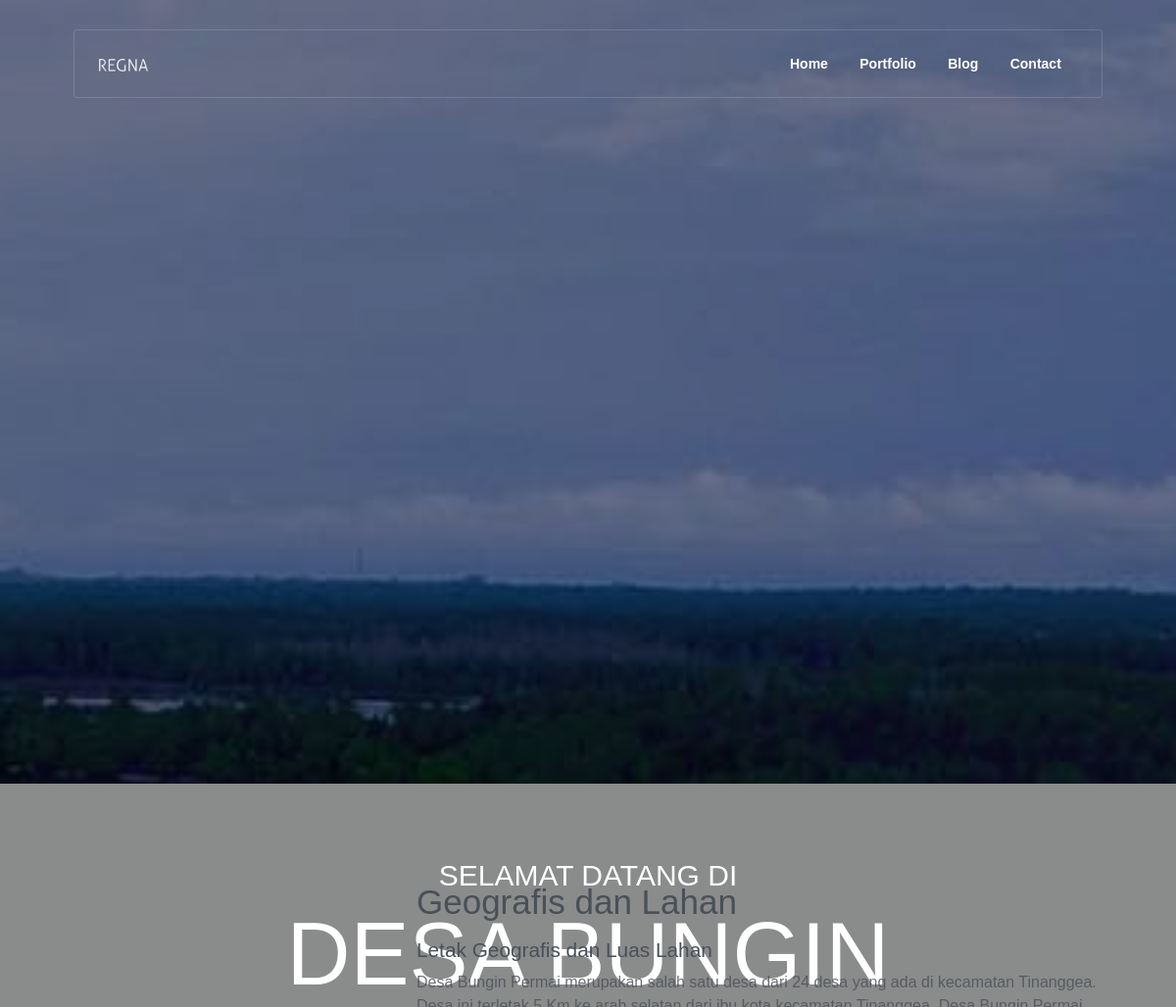
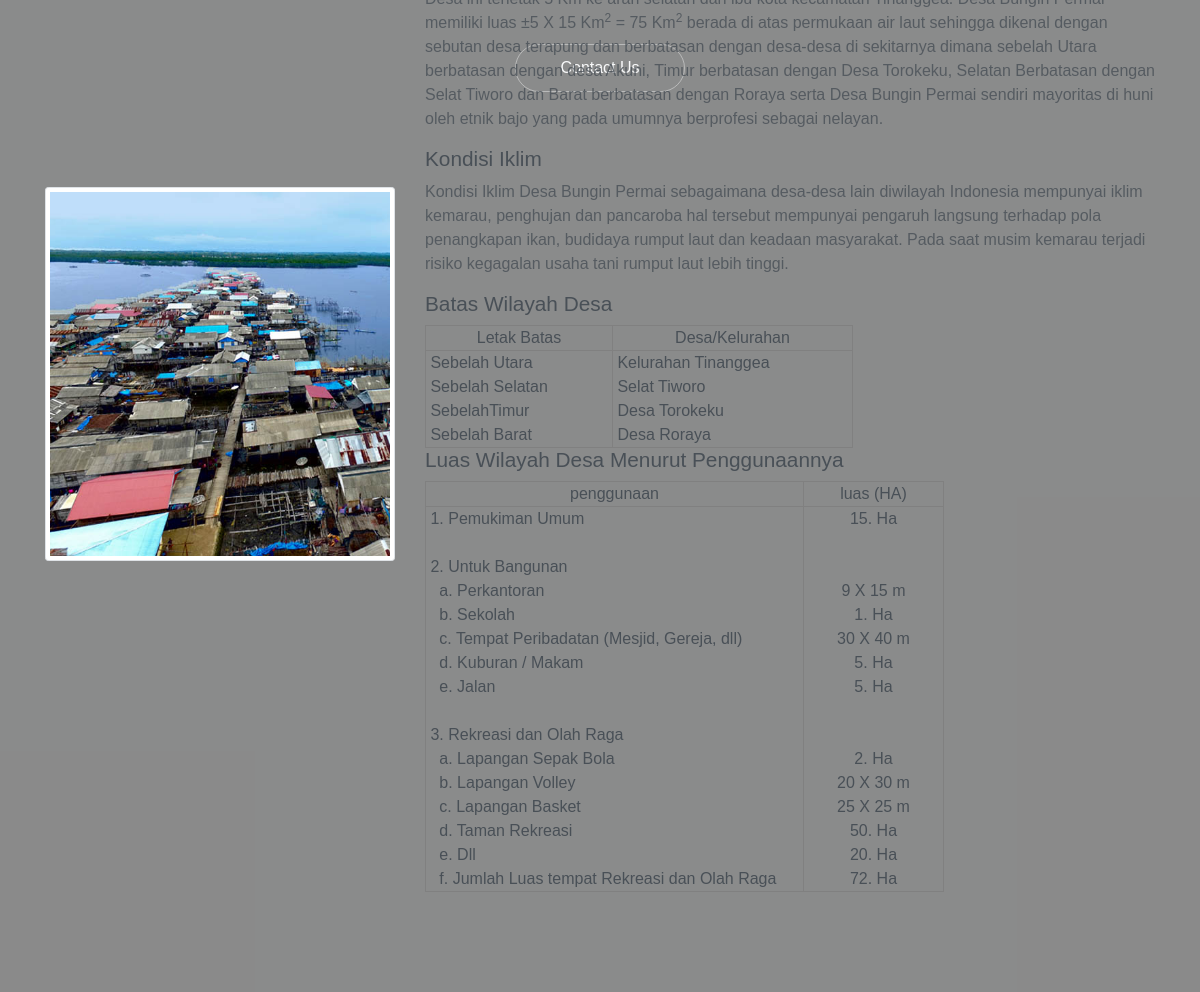
The app's page /pemoeping/public_html/page1.php?id_uraian=1 with its own data (2 pictures, top to bottom).
### tables this page shows
CREATE TABLE `uraian` (
  `id_uraian` int(11) NOT NULL,
  `judul` varchar(50) NOT NULL,
  `uraian_singkat` varchar(500) NOT NULL,
  `uraian_lengkap` text NOT NULL,
  `photo` varchar(50) NOT NULL
);

### pemoeping/public_html/page1.php (the view, shortened to what this page needs)
<!DOCTYPE html>
<html lang="en">
<head>
  <link rel="stylesheet" href="assets/vendors/themify-icons/css/themify-icons.css">
  <link rel="stylesheet" href="assets/css/creative-studio.css">
</head>
<body data-spy="scroll" data-target=".navbar" data-offset="40" id="home">
  <nav class="navbar custom-navbar navbar-expand-lg navbar-dark" data-spy="affix" data-offset-top="20">
    <div class="container">
      <a class="navbar-brand" href="#">
        <img src="assets/imgs/logo.png" alt="Download free bootstrap 4 landing page, free boootstrap 4 templates, Download free bootstrap 4.1 landing page, free boootstrap 4.1.1 templates, Creative studio Landing page">
      </a>
      <div class="collapse navbar-collapse" id="navbarSupportedContent">
        <ul class="navbar-nav ml-auto">
          <li class="nav-item">
            <a class="nav-link" href="index.php">Home</a>
          </li>
          <li class="nav-item">
            <a class="nav-link" href="index.php">Portfolio</a>
          <li class="nav-item">
            <a class="nav-link" href="index.php">Blog</a>
          </li>
          <li class="nav-item">
            <a class="nav-link" href="index.php">Contact</a>
          </li>
        </ul>
      </div>
    </div>
  </nav>
  <header class="header">
    <div class="overlay">
      <h6 class="subtitle">SELAMAT DATANG DI </h6>
      <h1 class="title">DESA BUNGIN</h1>
      <div class="buttons text-center">
        <a href="#contact" class="btn btn-outline-light rounded w-lg btn-lg my-1">Contact Us</a>
      </div>
    </div>
  </header>
  <?php
  $con = mysqli_connect("localhost", "root", "", "desa_bungi");
  $id_uraian = $_GET["id_uraian"];
  $hasil = mysqli_query($con, "SELECT * FROM uraian WHERE id_uraian = '$id_uraian'");
  $data = mysqli_fetch_row($hasil);
  ?>
  <section id="about">
    <div class="container">
      <div class="row align-items-center">
        <div class="col-md-5 col-lg-4">
          <img src="assets/img/dummies/<?php echo $data[4] ?>" alt="Download free bootstrap 4 landing page, free boootstrap 4 templates, Download free bootstrap 4.1 landing page, free boootstrap 4.1.1 templates, Creative studio Landing page" class="w-100 img-thumbnail mb-3">
        </div>
        <div class="col-md-7 col-lg-8">
          <h6 class="section-title mb-3"><?php echo $data[1] ?></h6>
          <p><?php echo $data[3] ?></p>
        </div>
      </div>
    </div>
  </section>
</body>
</html>

### records on screen
uraian: photo (picture), judul "Geografis dan Lahan", uraian_lengkap "Letak Geografis dan Luas Lahan Desa Bungin Permai merupakan salah satu desa dari 24 desa yang ada di kecamatan Tinanggea. Desa ini terletak 5 Km ke arah selatan dari ibu kota kecamatan Tinanggea. Desa Bungin Permai memiliki luas ±5 X 15 Km 2 = 75 Km 2 berada di atas permukaan air laut sehingga dikenal dengan sebutan desa terapung dan berbatasan dengan desa-desa di sekitarnya dimana sebelah Utara berbatasan dengan desa Akuni, Timur berbatasan dengan Desa Torokeku, Selatan Berbatasan dengan Selat Tiworo dan Barat berbatasan dengan Roraya serta Desa Bungin Permai sendiri mayoritas di huni oleh etnik bajo yang pada umumnya berprofesi sebagai nelayan. Kondisi Iklim Kondisi Iklim Desa Bungin…"
